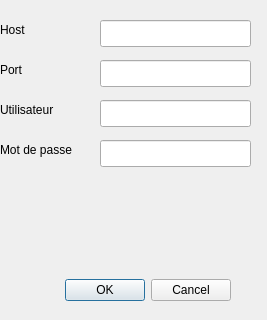
<?xml version="1.0" encoding="UTF-8"?>
<ui version="4.0">
 <class>Database</class>
 <widget class="QDialog" name="Database">
  <property name="geometry">
   <rect>
    <x>0</x>
    <y>0</y>
    <width>267</width>
    <height>320</height>
   </rect>
  </property>
  <property name="windowTitle">
   <string>Dialog</string>
  </property>
  <widget class="QDialogButtonBox" name="buttonBox">
   <property name="geometry">
    <rect>
     <x>10</x>
     <y>270</y>
     <width>221</width>
     <height>41</height>
    </rect>
   </property>
   <property name="orientation">
    <enum>Qt::Horizontal</enum>
   </property>
   <property name="standardButtons">
    <set>QDialogButtonBox::Cancel|QDialogButtonBox::Ok</set>
   </property>
  </widget>
  <widget class="QLabel" name="label">
   <property name="geometry">
    <rect>
     <x>0</x>
     <y>20</y>
     <width>66</width>
     <height>19</height>
    </rect>
   </property>
   <property name="text">
    <string>Host</string>
   </property>
  </widget>
  <widget class="QLabel" name="label_2">
   <property name="geometry">
    <rect>
     <x>0</x>
     <y>60</y>
     <width>66</width>
     <height>19</height>
    </rect>
   </property>
   <property name="text">
    <string>Port</string>
   </property>
  </widget>
  <widget class="QLabel" name="label_3">
   <property name="geometry">
    <rect>
     <x>0</x>
     <y>100</y>
     <width>81</width>
     <height>19</height>
    </rect>
   </property>
   <property name="text">
    <string>Utilisateur</string>
   </property>
  </widget>
  <widget class="QLabel" name="label_4">
   <property name="geometry">
    <rect>
     <x>0</x>
     <y>140</y>
     <width>91</width>
     <height>19</height>
    </rect>
   </property>
   <property name="text">
    <string>Mot de passe</string>
   </property>
  </widget>
  <widget class="QLineEdit" name="lineEdit">
   <property name="geometry">
    <rect>
     <x>100</x>
     <y>20</y>
     <width>151</width>
     <height>27</height>
    </rect>
   </property>
  </widget>
  <widget class="QLineEdit" name="lineEdit_2">
   <property name="geometry">
    <rect>
     <x>100</x>
     <y>60</y>
     <width>151</width>
     <height>27</height>
    </rect>
   </property>
  </widget>
  <widget class="QLineEdit" name="lineEdit_3">
   <property name="geometry">
    <rect>
     <x>100</x>
     <y>100</y>
     <width>151</width>
     <height>27</height>
    </rect>
   </property>
  </widget>
  <widget class="QLineEdit" name="lineEdit_4">
   <property name="geometry">
    <rect>
     <x>100</x>
     <y>140</y>
     <width>151</width>
     <height>27</height>
    </rect>
   </property>
   <property name="echoMode">
    <enum>QLineEdit::Password</enum>
   </property>
  </widget>
 </widget>
 <resources/>
 <connections>
  <connection>
   <sender>buttonBox</sender>
   <signal>accepted()</signal>
   <receiver>Database</receiver>
   <slot>accept()</slot>
   <hints>
    <hint type="sourcelabel">
     <x>248</x>
     <y>254</y>
    </hint>
    <hint type="destinationlabel">
     <x>157</x>
     <y>274</y>
    </hint>
   </hints>
  </connection>
  <connection>
   <sender>buttonBox</sender>
   <signal>rejected()</signal>
   <receiver>Database</receiver>
   <slot>reject()</slot>
   <hints>
    <hint type="sourcelabel">
     <x>316</x>
     <y>260</y>
    </hint>
    <hint type="destinationlabel">
     <x>286</x>
     <y>274</y>
    </hint>
   </hints>
  </connection>
 </connections>
</ui>
